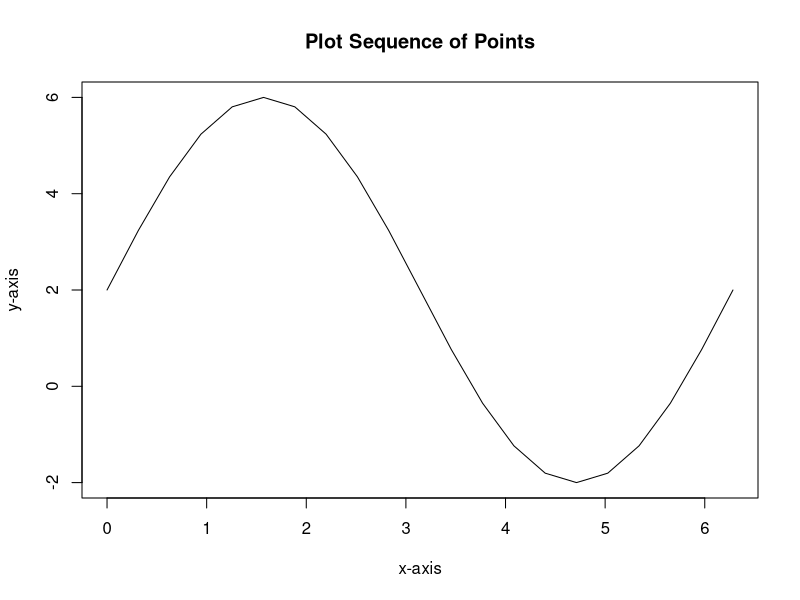
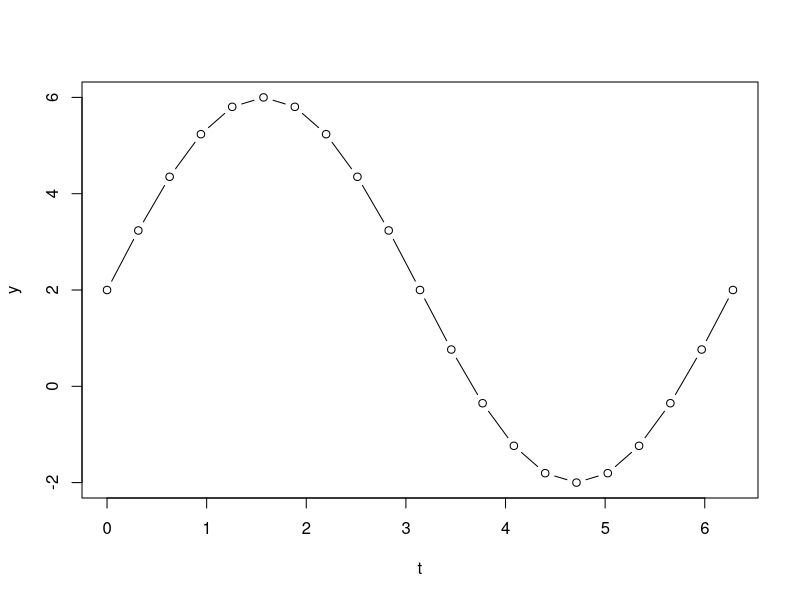

Source code (R) for these figures, in order: (Note: this script raises an error after producing the figures.)
t<-matrix(seq(0, 2*pi, 0.1*pi), ncol=1) # tempo
x<-sin(t) # planta = sinal de entrada
y<-matrix(4*x+2, ncol=1)  #  transformacao linear


plot(t,y, type="l", main="Plot Sequence of Points",
  xlab="x-axis",
  ylab="y-axis")
plot(t,y,type="b")

retlist<-trainadaline_monica(x, y, 0.01, 0.01, 50, 1)
w<-retlist[[1]]
plot(retlist[[2]], type='b')

print(retlist[[1]])
print(retlist[[2]])



retlist<-trainadaline_monica(x,y,0.01, 0.1,100,1)
plot(retlist[[2]], type='b')

print(retlist[[1]])
print(retlist[[2]])


plot(retlist[[2]], type='b')

